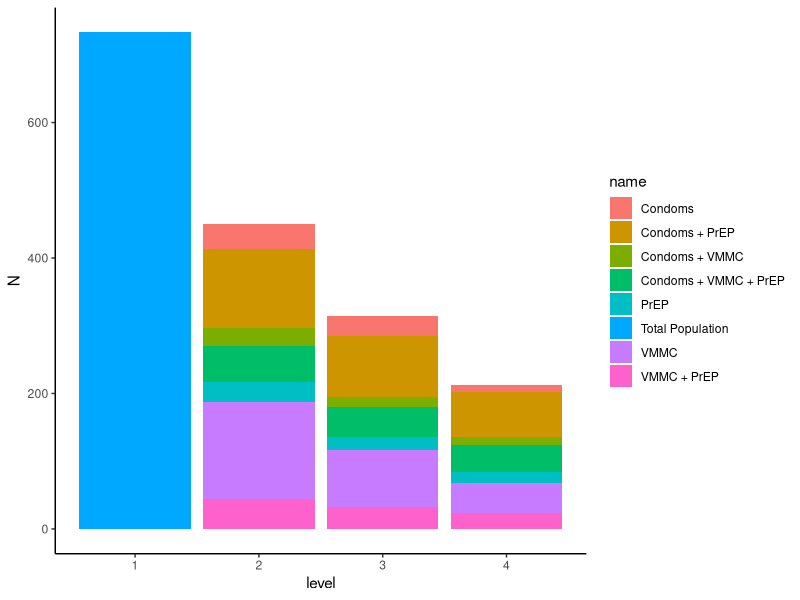
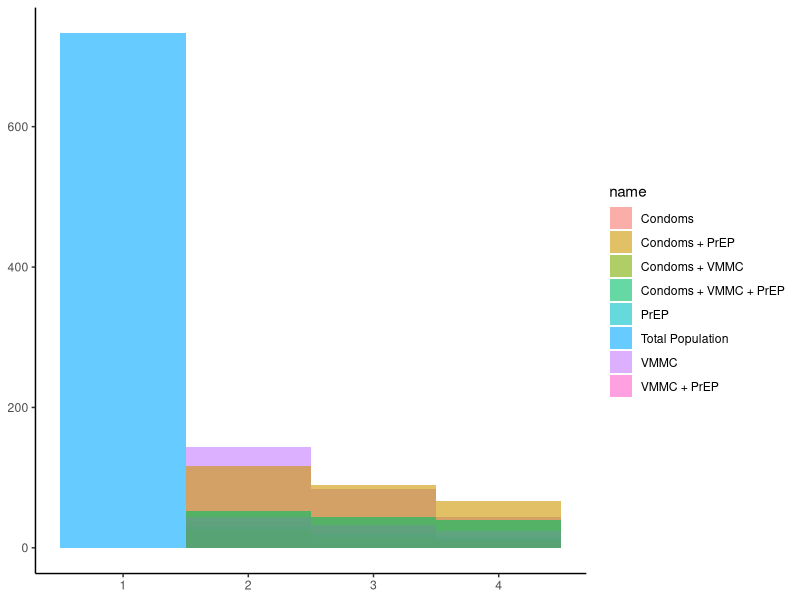
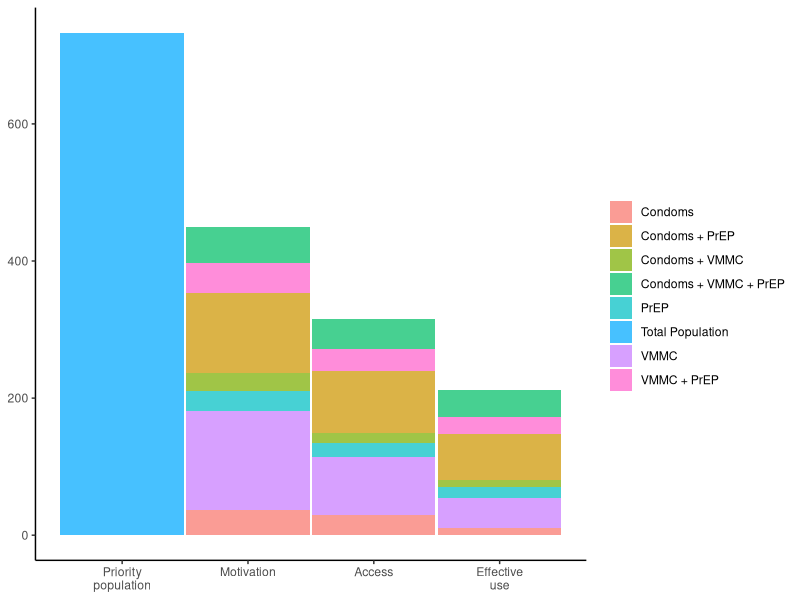
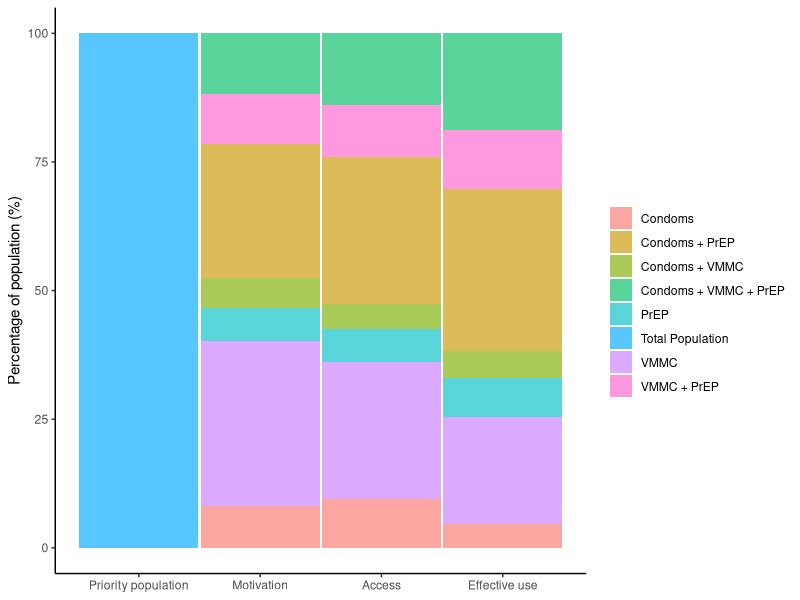

These charts were generated, in order, by the following R code:
library(ggplot2)
library(scales) #for label_wrap()

#bray <- paste0('bray',seq(1,9,1))
brayX <- c('Condoms', 'VMMC', 'PrEP',
           'Condoms + VMMC', 'Condoms + PrEP',
           'VMMC + PrEP', 'Condoms + VMMC + PrEP' )
dx1 <- data.frame(name = 'Total Population', level = 1)
dx2 <- as.data.frame(expand.grid('name' = brayX, 'level' = c(2,3,4)))
dx <- rbind(dx1, dx2)

dx$level_name <- NA #not in use at the moment 
#(https://www.andrewheiss.com/blog/2022/06/23/long-labels-ggplot/)
dx$N <- NA
dx[dx$level==1,]$N <- 733
dx[dx$level==1,]$level_name <- 'Priority population'

dx[dx$level==2,]$N <- c(37,144,29,26,117,44,53)
dx[dx$level==2,]$level_name <- 'Motivation'

dx[dx$level==3,]$N <- c(30,84,20,15,90,32,44)
dx[dx$level==3,]$level_name <- 'Access'

dx[dx$level==4,]$N <- c(10,44,16,11,67,24,40)
dx[dx$level==4,]$level_name <- 'Effective use'

table(dx$N, useNA = 'a')

ggplot(dx) + 
  geom_bar(aes(x = level, y = N, fill = name),
           position="stack", stat="identity") + 
  theme_classic()

ggplot(dx) + theme_classic() +
  geom_rect(aes(xmin = level - 0.5, xmax = level + 0.5,
                ymin = 0, ymax = N, fill = name), alpha = .6) #+

dx$cs1 <- NA
dx$cs2 <- NA
dx$pc_cs1 <- NA
dx$pc_cs2 <- NA
for(i in 2:4){
  #aux <- dx[dx$level==i,]
  totl <- sum(dx[dx$level==i,]$N)
  
  dx[dx$level==i,]$cs2 <- cumsum(dx[dx$level==i,]$N)
  dx[dx$level==i,]$cs1 <- c(0,dx[dx$level==i,]$cs2[1:6])
  #If we have the same number of factors for each level
  
  dx[dx$level==i,]$pc_cs1 <- dx[dx$level==i,]$cs1 /totl
  dx[dx$level==i,]$pc_cs2 <- dx[dx$level==i,]$cs2 /totl
}
dx
dx[dx$level==1,]$cs1[1] <- 0
dx[dx$level==1,]$cs2[1] <- dx[dx$level==1,]$N[1]
#
dx[dx$level==1,]$pc_cs1[1] <- 0
dx[dx$level==1,]$pc_cs2[1] <- 1#?

ggplot(dx) + theme_classic() + labs(fill = '') +
  geom_rect(aes(xmin = level - 0.49, xmax = level + 0.49,
                ymin = cs1, ymax = cs2, fill = name),
            alpha = .72) + 
  scale_x_continuous(breaks = seq(1,4),
                     labels = c('Priority\npopulation',
                                'Motivation',
                                'Access',
                                'Effective\nuse')) 


ggplot(dx) + theme_classic() +
  geom_rect(aes(xmin = level - 0.49, xmax = level + 0.49,
                ymin = 100*pc_cs1, ymax = 100*pc_cs2,
                fill = name), alpha = .65) + 
  ylab('Percentage of population (%)') + 
  labs(fill = '') +
  scale_x_continuous(breaks = seq(1,4),
                     labels = c('Priority population',
                                'Motivation',
                                'Access',
                                'Effective use'))  
